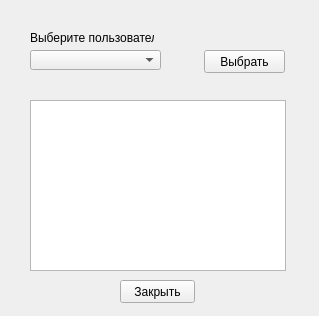
<?xml version="1.0" encoding="UTF-8"?>
<ui version="4.0">
 <class>userwindow</class>
 <widget class="QWidget" name="userwindow">
  <property name="geometry">
   <rect>
    <x>0</x>
    <y>0</y>
    <width>319</width>
    <height>316</height>
   </rect>
  </property>
  <property name="windowTitle">
   <string>User window</string>
  </property>
  <widget class="QComboBox" name="comboBox">
   <property name="geometry">
    <rect>
     <x>30</x>
     <y>50</y>
     <width>131</width>
     <height>20</height>
    </rect>
   </property>
  </widget>
  <widget class="QLabel" name="label">
   <property name="geometry">
    <rect>
     <x>30</x>
     <y>30</y>
     <width>124</width>
     <height>16</height>
    </rect>
   </property>
   <property name="text">
    <string>Выберите пользователя</string>
   </property>
  </widget>
  <widget class="QPushButton" name="pushButton">
   <property name="geometry">
    <rect>
     <x>204</x>
     <y>50</y>
     <width>81</width>
     <height>23</height>
    </rect>
   </property>
   <property name="text">
    <string>Выбрать</string>
   </property>
  </widget>
  <widget class="QListWidget" name="listWidget">
   <property name="geometry">
    <rect>
     <x>30</x>
     <y>100</y>
     <width>256</width>
     <height>171</height>
    </rect>
   </property>
  </widget>
  <widget class="QPushButton" name="pushButton_2">
   <property name="geometry">
    <rect>
     <x>120</x>
     <y>280</y>
     <width>75</width>
     <height>23</height>
    </rect>
   </property>
   <property name="text">
    <string>Закрыть</string>
   </property>
  </widget>
  <widget class="QLabel" name="label_2">
   <property name="geometry">
    <rect>
     <x>30</x>
     <y>80</y>
     <width>251</width>
     <height>16</height>
    </rect>
   </property>
   <property name="text">
    <string/>
   </property>
  </widget>
 </widget>
 <resources/>
 <connections/>
</ui>
